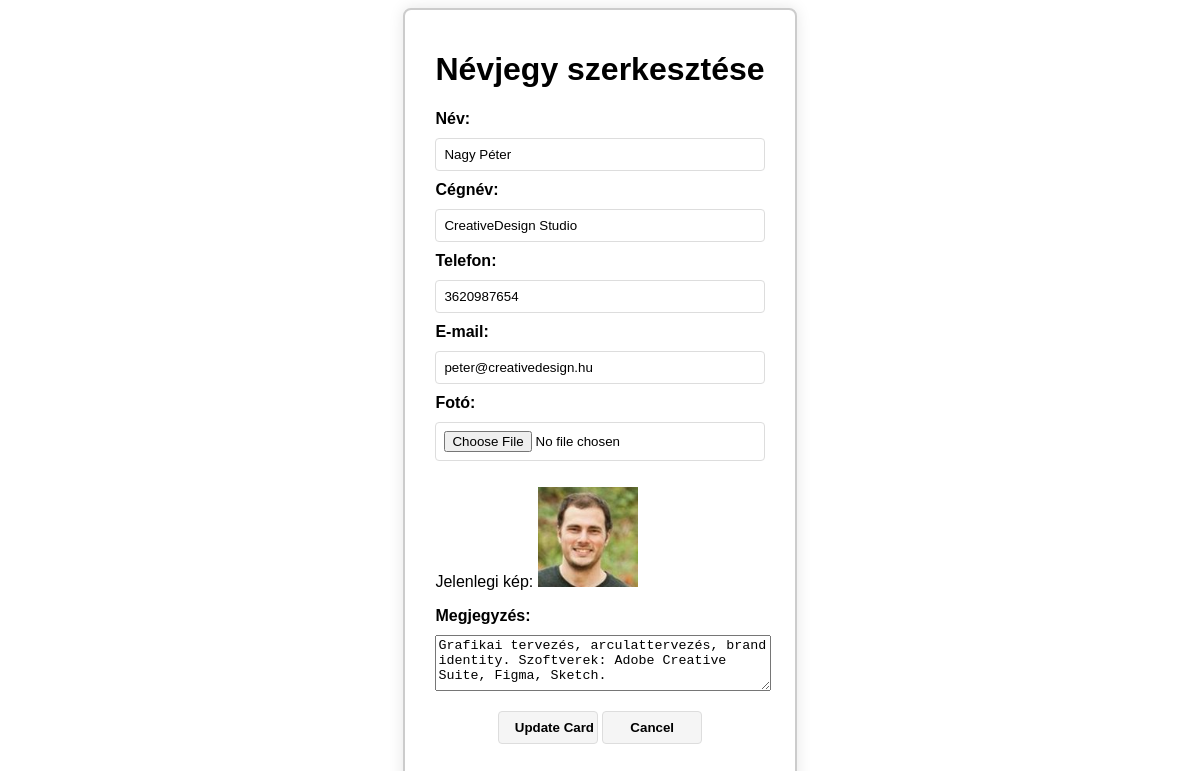
Page /07_1_Businesscards/edit.php?id=2 on the committed database.
### tables this page shows
CREATE TABLE `cards` (
  `id` int UNSIGNED PRIMARY KEY AUTO_INCREMENT,
  `name` varchar(100) NOT NULL,
  `companyName` varchar(100) DEFAULT NULL,
  `phone` varchar(20) DEFAULT NULL,
  `email` varchar(100) DEFAULT NULL,
  `photo` varchar(255) DEFAULT NULL,
  `status` varchar(10) DEFAULT NULL,
  `note` text DEFAULT NULL
);

### 07_1_Businesscards/edit.php (the view, shortened to what this page needs)
<?php
require_once 'connection.php';
$card = [];
if (isset($_GET['id'])) {
    try {
        $id = (int)$_GET['id'];
        $stmt = $pdo->prepare("SELECT * FROM Cards WHERE id = ?");
        $stmt->execute([$id]);
        $card = $stmt->fetch(PDO::FETCH_ASSOC);
    } catch (Exception $e) {
        $error = "Hiba: " . $e->getMessage();
    }
}
?>
<!DOCTYPE html>
<html lang="hu">
<head>
</head>
<body>
    <div class="center-container">
        <form action="" method="post" enctype="multipart/form-data">
            <h1>Névjegy szerkesztése</h1>
            <?php if ($card): ?>
                <label for="name">Név:</label>
                <input type="text" id="name" name="name" value="<?= htmlspecialchars($card['name']) ?>" required><br>
                <label for="companyName">Cégnév:</label>
                <input type="text" id="companyName" name="companyName" value="<?= htmlspecialchars($card['companyName']) ?>" required><br>
                <label for="phone">Telefon:</label>
                <input type="tel" id="phone" name="phone" value="<?= htmlspecialchars($card['phone']) ?>" required><br>
                <label for="email">E-mail:</label>
                <input type="email" id="email" name="email" value="<?= htmlspecialchars($card['email']) ?>" required><br>
                <label for="photo">Fotó:</label>
                <input type="file" id="photo" name="photo"><br>
                <p>Jelenlegi kép: <img src="uploads/<?= htmlspecialchars($card['photo']) ?>" style="max-width: 100px;"></p>
                <label for="note">Megjegyzés:</label>
                <textarea id="note" name="note" rows="4"><?= htmlspecialchars($card['note']) ?></textarea><br>
                <p class="submit-container">
                    <input type="submit" value="Update Card" class="submit-btn">
                    <button type="button" onclick="window.location.href='list.php'" class="submit-btn">Cancel</button>
                </p>
            <?php else: ?>
                <p class="error">A keresett névjegy nem található.</p>
                <button type="button" onclick="window.location.href='list.php'" class="submit-btn">Vissza</button>
            <?php endif; ?>
        </form>
    </div>
</body>
</html>

### 07_1_Businesscards/edit.php (style rules this page uses)
body { font-family: sans-serif; }
.center-container { display: flex; justify-content: center; }
form { background-color: white; padding: 20px 30px; border: 2px solid #ccc; border-radius: 8px; box-shadow: 0 0 15px rgba(0,0,0,0.1); max-width: 400px; }
label { display: block; margin-bottom: 10px; font-weight: bold; width: 100px; }
input { padding: 8px; margin-bottom: 10px; border: 1px solid #ddd; border-radius: 4px; width: 100%; box-sizing: border-box; }
textarea { height: 50px; width: 100%; resize: vertical; }
.submit-container { text-align: center; }
.submit-btn { padding: 8px 16px; border: 1px solid #ddd; border-radius: 4px; background-color: #f5f5f5; cursor: pointer; font-weight: bold; transition: background-color 0.3s ease; width: 100px; }

### rows in the picture
cards: name "Nagy Péter", companyName "CreativeDesign Studio", phone "3620987654", email "peter@creativedesign.hu", photo (picture), note "Grafikai tervezés, arculattervezés, brand identity. Szoftverek: Adobe Creative Suite, Figma, Sketch."
